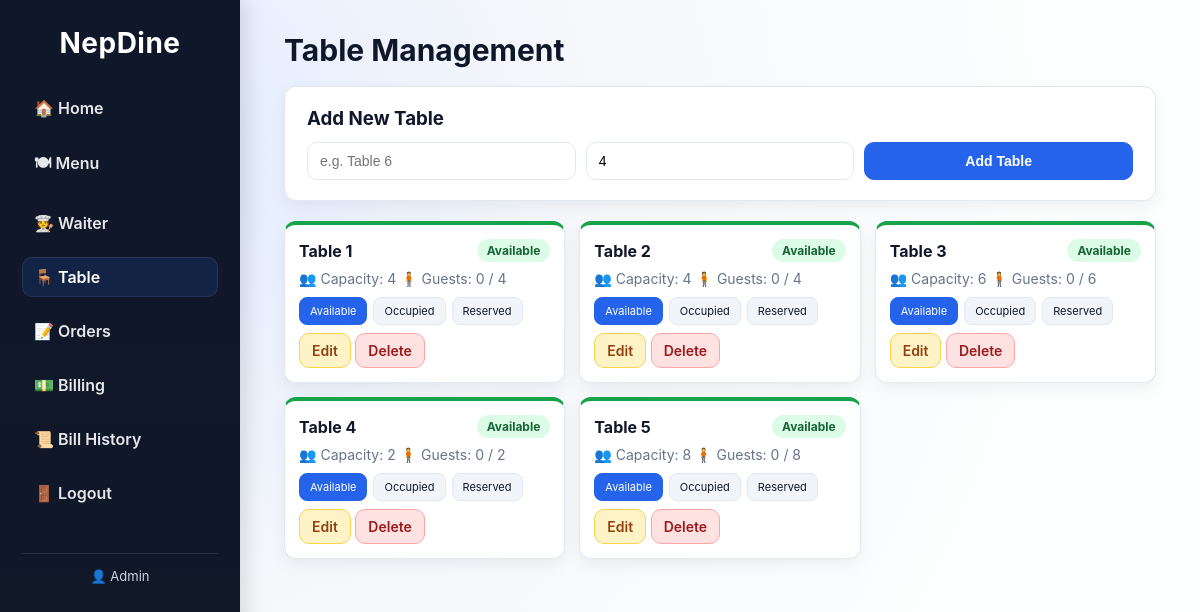
The page /table.php (signed in) on the database its author committed.
### tables this page shows
CREATE TABLE IF NOT EXISTS restaurant_tables (
    id         INT AUTO_INCREMENT PRIMARY KEY,
    table_name VARCHAR(50)  NOT NULL,
    capacity   INT          DEFAULT 4,
    status     ENUM('available','occupied','reserved') DEFAULT 'available',
    created_at TIMESTAMP DEFAULT CURRENT_TIMESTAMP
);

### table.php (the view, shortened to what this page needs)
<?php
$db  = getDB();
$edit = null;
$tables = $db->query('SELECT * FROM restaurant_tables ORDER BY id')->fetch_all(MYSQLI_ASSOC);
$guestMap = [];
$statusColors = ['available' => 'badge-green', 'occupied' => 'badge-red', 'reserved' => 'badge-orange'];
?>
<!DOCTYPE html>
<html lang="en">
<head>
  <link rel="stylesheet" href="style.css"/>
</head>
<body>
<?php include 'includes/sidebar.php'; ?>
<div class="main">
  <h1>Table Management</h1>
  <div class="form-card">
    <h3><?= $edit ? 'Edit Table' : 'Add New Table' ?></h3>
    <form method="POST" action="table.php" class="inline-form">
      <input type="text" name="table_name" class="input-field" placeholder="e.g. Table 6" required
             value="<?= htmlspecialchars($edit['table_name'] ?? '') ?>"/>
      <input type="number" name="capacity" class="input-field" placeholder="Capacity" min="1" max="50" required
             value="<?= htmlspecialchars($edit['capacity'] ?? 4) ?>"/>
      <button type="submit" class="btn-primary"><?= $edit ? 'Update' : 'Add Table' ?></button>
    </form>
  </div>
  <div class="table-grid">
    <?php foreach ($tables as $t): ?>
    <?php $guests = $guestMap[$t['id']] ?? 0; ?>
    <div class="table-card status-<?= $t['status'] ?>">
      <div class="table-card-header">
        <strong><?= htmlspecialchars($t['table_name']) ?></strong>
        <span class="badge <?= $statusColors[$t['status']] ?>"><?= ucfirst($t['status']) ?></span>
      </div>
      <div class="table-card-body">
        <span>👥 Capacity: <?= $t['capacity'] ?></span>
        <span>🧍 Guests: <?= $guests ?> / <?= $t['capacity'] ?></span>
      </div>
      <div class="table-card-actions">
        <div class="status-select">
          <?php foreach (['available','occupied','reserved'] as $s): ?>
            <a href="table.php?id=<?= $t['id'] ?>&status=<?= $s ?>"
               class="btn-status <?= $t['status']===$s ? 'active' : '' ?>"><?= ucfirst($s) ?></a>
          <?php endforeach; ?>
        </div>
        <div>
          <a href="table.php?edit=<?= $t['id'] ?>" class="btn-edit">Edit</a>
          <a href="table.php?delete=<?= $t['id'] ?>" class="btn-delete"
             onclick="return confirm('Delete this table?')">Delete</a>
        </div>
      </div>
    </div>
    <?php endforeach; ?>
  </div>
</div>
</body>
</html>

### style.css (style rules this page uses)
:root { --bg: #f5f7fb; --surface: #ffffff; --surface-2: #f1f5f9; --border: #e2e8f0; --text: #0f172a; --muted: #64748b; --primary: #2563eb; --primary-strong: #1d4ed8; --accent: #0ea5e9; --danger: #dc2626; --warning: #f59e0b; --success: #16a34a; --radius: 12px; --shadow: 0 10px 30px rgba(15, 23, 42, 0.08); --shadow-soft: 0 6px 16px rgba(15, 23, 42, 0.06); font-family: 'Inter', 'Poppins', Arial, sans-serif; }
* { box-sizing: border-box; }
body { margin: 0; display: flex; background: radial-gradient(circle at 10% 20%, #e0eaff 0, #f5f7fb 35%, #fdfefe 75%); color: var(--text); min-height: 100vh; }
.main { flex: 1; padding: 32px 44px; }
.main h1 { font-size: 30px; margin: 0 0 18px; color: #0f172a; }
.form-card { background: var(--surface); border-radius: var(--radius); box-shadow: var(--shadow-soft); padding: 20px 22px; margin-bottom: 20px; border: 1px solid var(--border); }
.form-card h3 { margin: 0 0 12px; }
.inline-form { display: flex; flex-wrap: wrap; gap: 10px; align-items: flex-end; }
.inline-form > * { flex: 1 1 180px; }
.input-field { width: 100%; padding: 10px 12px; border: 1px solid var(--border); border-radius: 10px; background: #fff; font-size: 14px; transition: border 0.2s, box-shadow 0.2s; }
.btn-primary, .btn-secondary, .btn-edit, .btn-delete { display: inline-block; text-decoration: none; font-size: 14px; font-weight: 600; border-radius: 10px; padding: 10px 14px; border: 1px solid transparent; cursor: pointer; transition: all 0.2s ease; }
.btn-primary { background: var(--primary); color: #fff; border-color: var(--primary); }
.btn-edit { background: #fef3c7; color: #92400e; border-color: #fcd34d; padding: 8px 12px; }
.btn-delete { background: #fee2e2; color: #991b1b; border-color: #fca5a5; padding: 8px 12px; }
.badge { display: inline-block; padding: 4px 10px; border-radius: 999px; font-size: 12px; font-weight: 700; text-decoration: none; }
.badge-green { background: #dcfce7; color: #166534; }
.table-grid { display: grid; grid-template-columns: repeat(auto-fill, minmax(220px, 1fr)); gap: 14px; }
.table-card { background: var(--surface); border-radius: var(--radius); padding: 14px; border: 1px solid var(--border); box-shadow: var(--shadow-soft); border-top: 4px solid var(--border); }
.table-card.status-available { border-top-color: var(--success); }
.table-card-header { display: flex; justify-content: space-between; align-items: center; margin-bottom: 8px; }
.table-card-body { color: var(--muted); font-size: 14px; margin-bottom: 10px; }
.table-card-actions { display: flex; flex-direction: column; gap: 8px; }
.status-select { display: flex; flex-wrap: wrap; gap: 6px; }
.btn-status { font-size: 11px; padding: 6px 10px; border-radius: 8px; border: 1px solid var(--border); background: var(--surface-2); color: var(--text); text-decoration: none; }
.btn-status.active { background: var(--primary); color: #fff; border-color: var(--primary); }

### rows shown on the page
restaurant_tables: table_name "Table 1", status "Available", capacity "4", id "0", s "Available", s "Occupied", s "Reserved"
restaurant_tables: table_name "Table 2", status "Available", capacity "4", id "0", s "Available", s "Occupied", s "Reserved"
restaurant_tables: table_name "Table 3", status "Available", capacity "6", id "0", s "Available", s "Occupied", s "Reserved"
restaurant_tables: table_name "Table 4", status "Available", capacity "2", id "0", s "Available", s "Occupied", s "Reserved"
restaurant_tables: table_name "Table 5", status "Available", capacity "8", id "0", s "Available", s "Occupied", s "Reserved"

### other values the page prints
$_SESSION['user_name'] "Admin"
